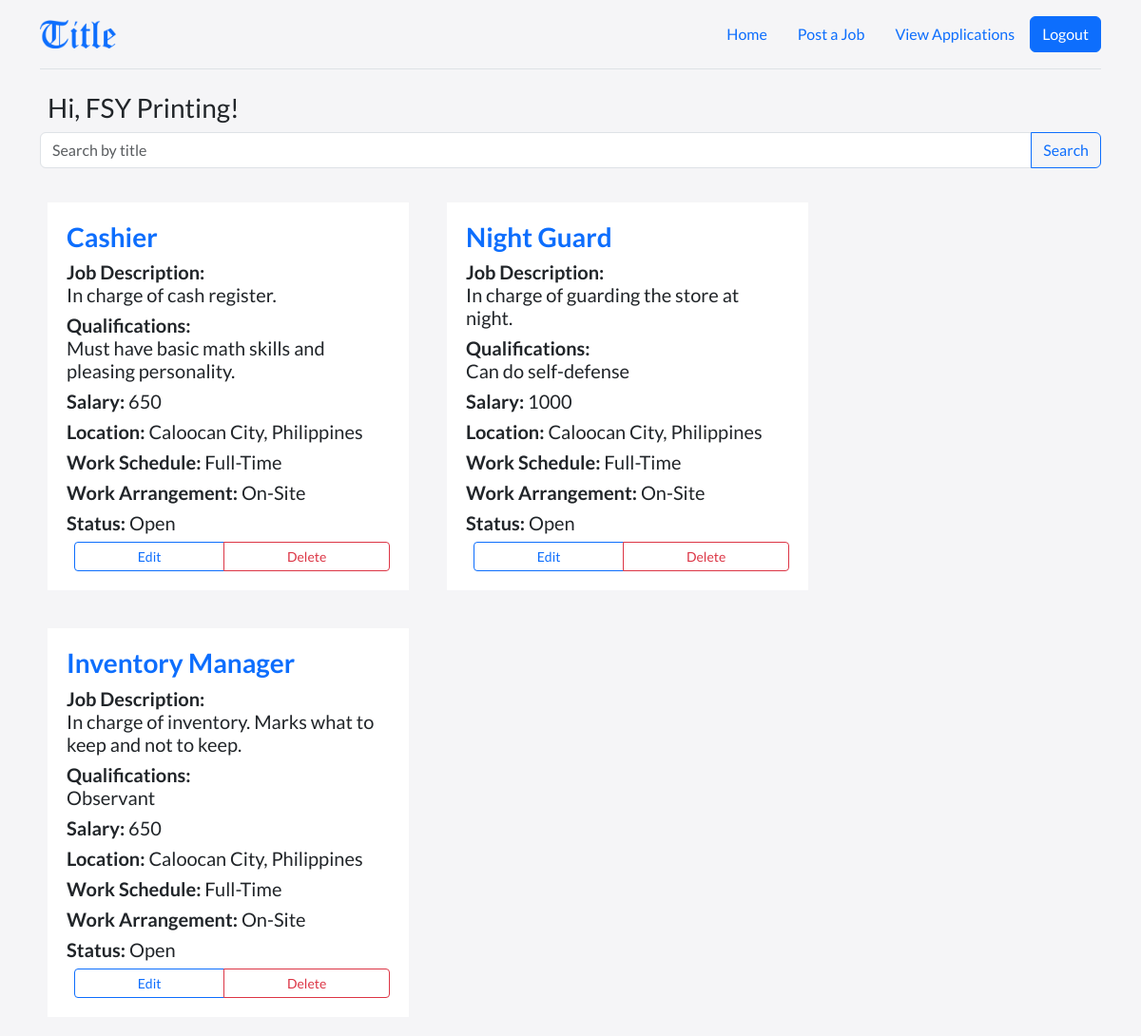
The app's page /title/e_home.php (signed in) with its own data.
### tables this page shows
CREATE TABLE `tbl_employers` (
  `id` int(11) NOT NULL,
  `name` varchar(255) NOT NULL,
  `email` varchar(255) NOT NULL,
  `password` varchar(16) NOT NULL
);

CREATE TABLE `tbl_jobs` (
  `id` int(11) NOT NULL,
  `date` date NOT NULL,
  `eid` int(11) NOT NULL,
  `title` varchar(255) NOT NULL,
  `description` text NOT NULL,
  `qualifications` text NOT NULL,
  `salary` int(12) NOT NULL,
  `location` varchar(255) NOT NULL,
  `work_sched` varchar(100) NOT NULL,
  `work_arrangement` varchar(100) NOT NULL,
  `status` varchar(100) NOT NULL
);

### title/e_home.php (the view, shortened to what this page needs)
<!DOCTYPE html>
<html lang="en" data-bs-theme="auto">
    <head>
        <link rel="stylesheet" href="https://cdn.jsdelivr.net/npm/@docsearch/css@3">
        <link href="../title/assets/dist/css/bootstrap.min.css" rel="stylesheet">
    </head>
    <body>
        <main>
            <div class="container">
                <header class="d-flex flex-wrap align-items-center justify-content-center justify-content-md-between py-3 mb-4 border-bottom">
                <img class="bi me-2" src="../title/title-img/sec-logo.png" width="80" height="30" role="img" aria-label="Title"></img>
                <div class="d-flex justify-content-between align-items-center">
                    <ul class="nav">
                        <li class="nav-item">
                            <a class="nav-link active" aria-current="page" href="#">Home</a>
                        </li>
                        <li class="nav-item">
                            <a class="nav-link" href="e_postjobs.php">Post a Job</a>
                        </li>
                        <li class="nav-item">
                            <a class="nav-link" href="e_viewapplications.php">View Applications</a>
                        </li>
                    </ul>
                    <button class="btn btn-primary" onclick="window.location.href='logout.php'">Logout</button>
                </div>
                </header>
            </div>
        </main>
        <div style="width: 100%; padding-left: 50px; padding-right: 50px; " class="row">
        <?php
            include 'connection.php';
            $eid = $_SESSION['eid'];
            $query = "SELECT name FROM tbl_employers WHERE id = $eid";
            $result = mysqli_query($conn, $query);
            if ($result && mysqli_num_rows($result) > 0) {
                $employerData = mysqli_fetch_assoc($result);
                $employerName = $employerData['name'];
                echo "<h3>Hi, $employerName!</h3>";
            } else {
                echo "Error fetching employer details: " . mysqli_error($conn);
            }
            ?>
        </div>
        <?php
            include 'connection.php';
            $eid = $_SESSION['eid'];
            $searchTerm = isset($_GET['q']) ? $_GET['q'] : '';
            $sql = "SELECT * FROM tbl_jobs WHERE eid = $eid AND title LIKE '%$searchTerm%' ORDER BY date DESC";
            $result = $conn->query($sql);
        ?>
        <div class="container">
            <form class="mb-3" action="e_home.php" method="get">
                <div class="input-group">
                    <input type="text" class="form-control" name="q" placeholder="Search by title" value="<?php echo $searchTerm; ?>">
                    <button class="btn btn-outline-primary" type="submit">Search</button>
                </div>
            </form>
            <div class="row">
                <?php
                if ($result->num_rows > 0) {
                    while ($row = $result->fetch_assoc()) {
                        $pid = $row['id'];
                        $jobTitle = $row['title'];
                        $jobDescription = $row['description'];
                        $qualifications = $row['qualifications'];
                        $salary = $row['salary'];
                        $location = $row['location'];
                        $workSched = $row['work_sched'];
                        $workArrangement = $row['work_arrangement'];
                        $status = $row['status'];
                ?>
                        <div class="col-md-4 crd" style="margin: 20px; background-color:#FFFFFF; padding: 20px;">
                            <h3 style="color: #0D6EFD"> <b> <?php echo $jobTitle; ?> </b> </h3>
                            <h5><b>Job Description:</b><br><?php echo $jobDescription; ?></h5>
                            <h5><b>Qualifications:</b><br><?php echo $qualifications; ?></h5>
                            <h5><b>Salary:</b> <?php echo $salary; ?></h5>
                            <h5><b>Location:</b> <?php echo $location; ?></h5>
                            <h5><b>Work Schedule:</b> <?php echo $workSched; ?></h5>
                            <h5><b>Work Arrangement:</b> <?php echo $workArrangement; ?></h5>
                            <h5><b>Status:</b> <?php echo $status; ?></h5>
                        <div class="btn-group d-flex justify-content-end mt-auto">
                            <button class="btn btn-outline-primary btn-sm ms-2" onclick="window.location.href='e_editjobs.php?id=<?php echo $pid; ?>'">Edit</button>
                             <button class="btn btn-outline-danger btn-sm" onclick="window.location.href='process_delete.php?id=<?php echo $pid; ?>'">Delete</button>
                        </div>
                        </div>
                <?php
                    }
                } else {
                    echo '<div class="text-center">';
                    echo ' <img src="title-img/error.png" width=600px /> ';
                    echo '</div>';
                }
                ?>
            </div>
  </body>
</html>

### title/e_home.php (style rules this page uses)
body { background-color: #f5f5f7; font-family: 'Lato', sans-serif; font-weight: 400; }
.bi { vertical-align: -.125em; fill: currentColor; }

### records on screen
tbl_employers: name "FSY Printing"
tbl_jobs: title "Cashier", description "In charge of cash register.", qualifications "Must have basic math skills and pleasing personality.", salary "650", location "Caloocan City, Philippines", work_sched "Full-Time", work_arrangement "On-Site", status "Open"
tbl_jobs: title "Night Guard", description "In charge of guarding the store at night.", qualifications "Can do self-defense", salary "1000", location "Caloocan City, Philippines", work_sched "Full-Time", work_arrangement "On-Site", status "Open"
tbl_jobs: title "Inventory Manager", description "In charge of inventory. Marks what to keep and not to keep.", qualifications "Observant", salary "650", location "Caloocan City, Philippines", work_sched "Full-Time", work_arrangement "On-Site", status "Open"
